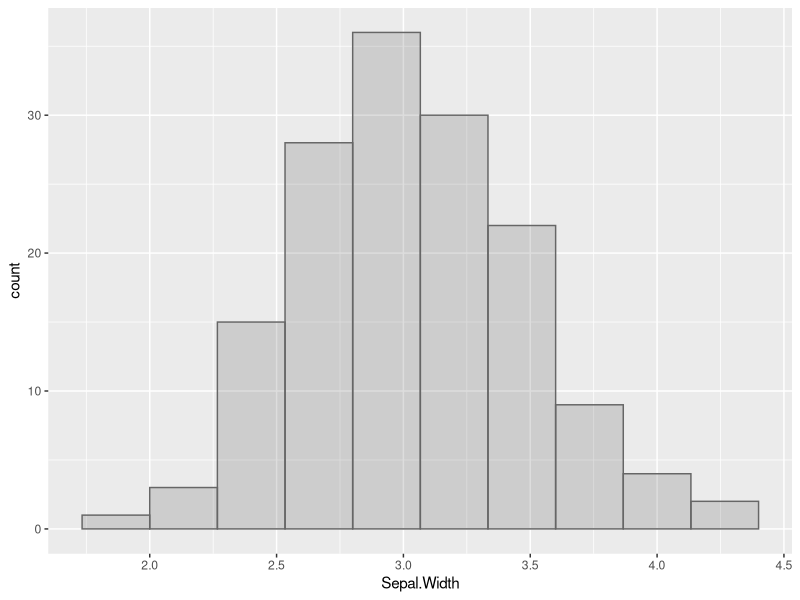
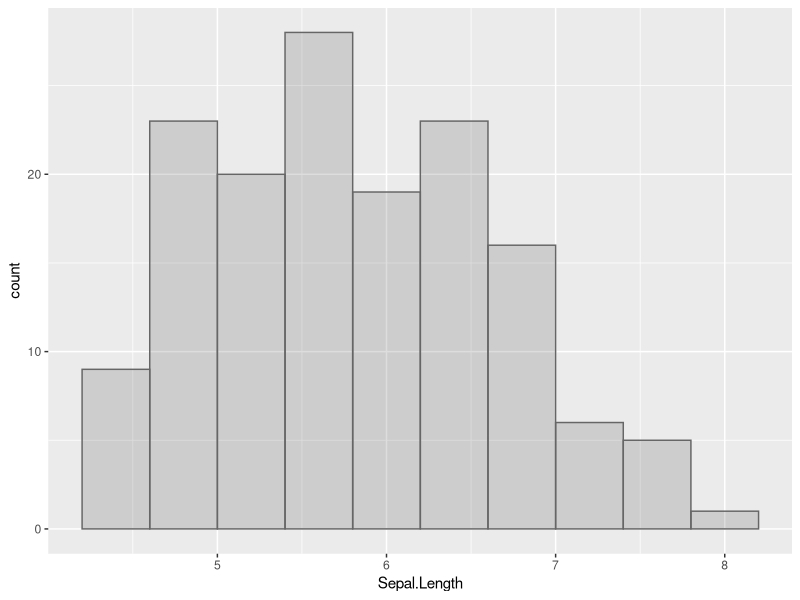
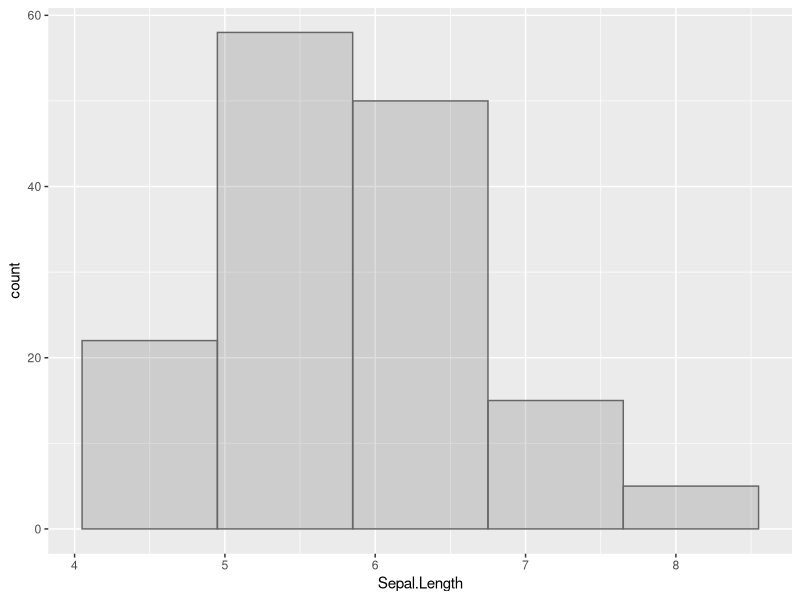
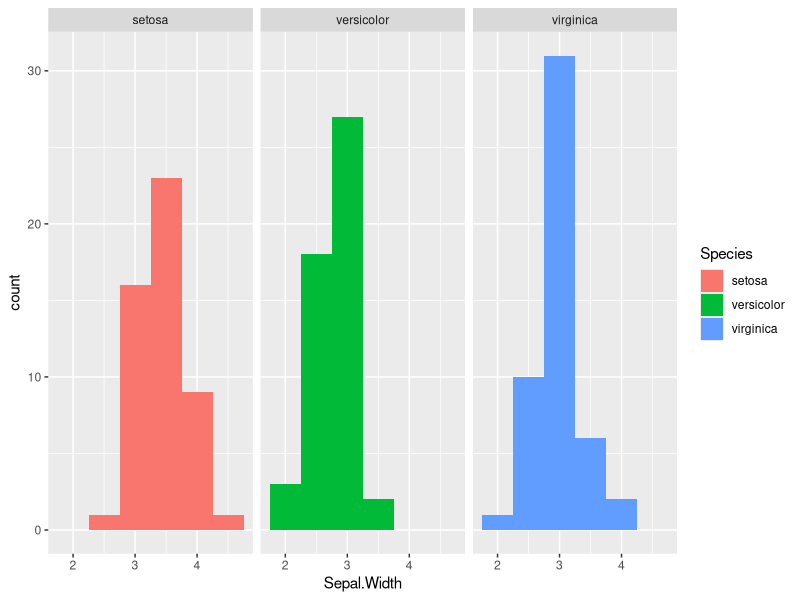
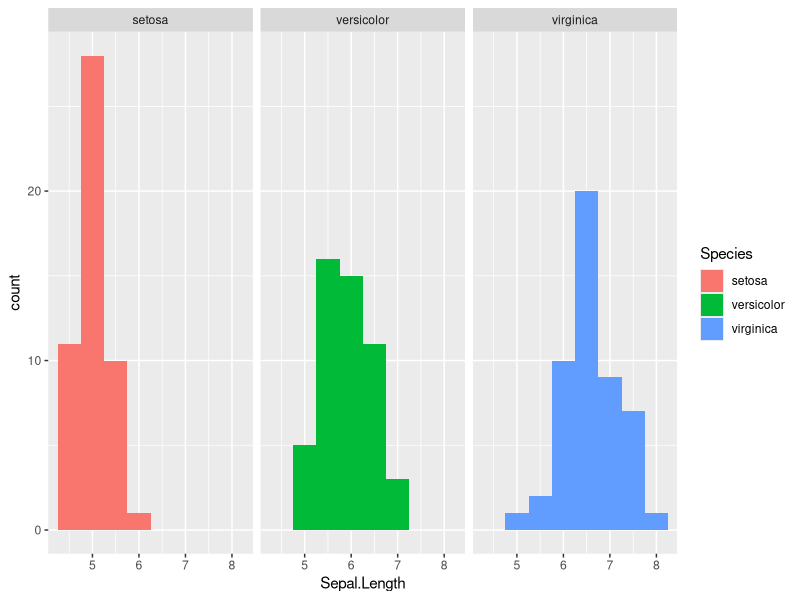
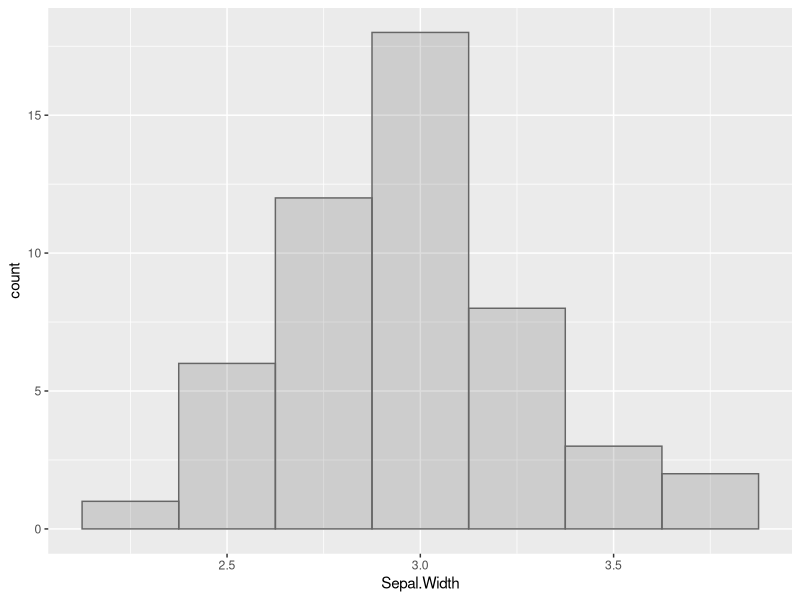

The R source for these figures, in order:
## ---- chunk 1
knitr::opts_chunk$set(echo = TRUE)
## ---- chunk 2
library(tidyverse)

iris %>%
  ggplot(aes(x = Sepal.Width)) +
  geom_histogram(position="identity", colour="grey40", alpha=0.2, bins = 10)

iris %>%
  ggplot(aes(x = Sepal.Length))+
  geom_histogram(position="identity", colour="grey40", alpha=0.2, bins = 10)
## ---- chunk 3
iris %>%
  ggplot(aes(x = Sepal.Length))+
  geom_histogram(position="identity", colour="grey40", alpha=0.2, bins = 5)
## ---- chunk 4
iris %>%
  summarize(SW_mean = mean(Sepal.Width),
            SW_median = median(Sepal.Width),
            SL_mean = mean(Sepal.Length),
            SL_median = median(Sepal.Length))
## ---- chunk 5
iris %>%
  ggplot() +
  geom_histogram(aes(x = Sepal.Width, fill = Species), binwidth = 0.5) +
  facet_wrap(~Species)
## ---- chunk 6
iris %>%
  ggplot() +
  geom_histogram(aes(x = Sepal.Length, fill = Species), binwidth = 0.5) +
  facet_wrap(~Species)
## ---- chunk 7
iris %>%
  filter(Species == "virginica") %>%
  ggplot() +
  geom_histogram(colour="grey40", alpha=0.2, aes(x = Sepal.Width), binwidth = 0.25)

